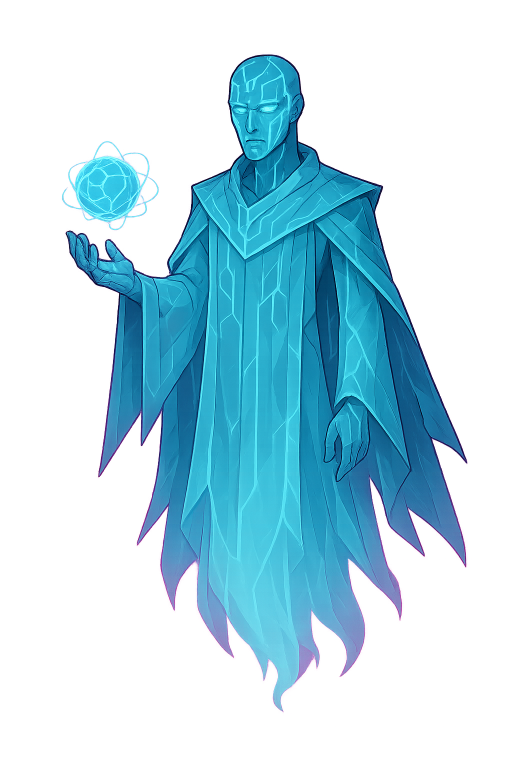
#> input picture art/production/bosses/raw/OpenAI Playground 2026-11-01 at 20.04.40 (1).png, 1024 x 1536 px, given in place of U-W01.jpg, which was not available (shown at 1/2 size); the run also reads 1 picture not shown here
$ python synthesize_remaining_key_items.py
#> lines starting #> are read from the running program, lines starting #| are printed output that depends on the picture; after the words box and inside, x2 and y2 are one past the last pixel; in counts of white or black regions, pixels touching at a corner belong together
### scripts/items/process_key_items.py
"""
Process and slice key RPG items for Ki Legends.
Converts raw generated item images (from white background) to transparent 128x128 RGBA WebP
and deploys them into public/game/items/<itemId>.webp.
"""
import os
import sys
from pathlib import Path
from PIL import Image, ImageFilter
import numpy as np

RAW_DIR = Path("art/production/items/raw")
MASTERS_DIR = Path("art/production/items/masters")
PUBLIC_ITEMS_DIR = Path("public/game/items")
QA_DIR = Path("art/production/items/qa")

def remove_white_background(img: Image.Image, threshold: int = 240) -> Image.Image:
    """
    Flood-fill corner matte and isolate item with clean alpha channel.
    Keeps interior highlights 100% opaque.
    """
    img = img.convert("RGBA")
    w, h = img.size
    arr = np.array(img)
    r, g, b = arr[:, :, 0], arr[:, :, 1], arr[:, :, 2]

    # White background detection: all channels high and low saturation
    max_c = np.maximum(np.maximum(r, g), b)
    min_c = np.minimum(np.minimum(r, g), b)
    sat = max_c - min_c
    is_white = (r > threshold) & (g > threshold) & (b > threshold) & (sat < 25)

    # Start boundary BFS mask
    bg_mask = np.zeros((h, w), dtype=bool)
    from collections import deque
    q = deque()

    for x in range(w):
        if is_white[0, x]:
            bg_mask[0, x] = True
            q.append((0, x))
        if is_white[h - 1, x]:
            bg_mask[h - 1, x] = True
            q.append((h - 1, x))
    for y in range(h):
        if is_white[y, 0]:
            bg_mask[y, 0] = True
            q.append((y, 0))
        if is_white[y, w - 1]:
            bg_mask[y, w - 1] = True
            q.append((y, w - 1))

    while q:
        cy, cx = q.popleft()
        for dy, dx in [(-1, 0), (1, 0), (0, -1), (0, 1)]:
            ny, nx = cy + dy, cx + dx
            if 0 <= ny < h and 0 <= nx < w and not bg_mask[ny, nx] and is_white[ny, nx]:
                bg_mask[ny, nx] = True
                q.append((ny, nx))

    # Invert to get foreground
    fg = ~bg_mask

    # Smooth edges with slight dilation of foreground
    fg_img = Image.fromarray((fg * 255).astype(np.uint8), mode="L")
    fg_smooth = fg_img.filter(ImageFilter.GaussianBlur(radius=0.7))
    alpha_arr = np.array(fg_smooth)

    arr[:, :, 3] = alpha_arr
    return Image.fromarray(arr, mode="RGBA")

def process_item_image(src_path: Path, item_id: str) -> bool:
    if not src_path.exists():
        print(f"Source not found: {src_path}")
        return False

    raw = Image.open(src_path)
    cut = remove_white_background(raw)

    # Crop to non-transparent bbox
    bbox = cut.getbbox()
    if not bbox:
        print(f"Warning: image is completely transparent: {src_path}")
        return False

    cropped = cut.crop(bbox)
    cw, ch = cropped.size

    # Fit inside 112x112 (leaving 8px margin in 128x128 canvas)
    target_canvas = 128
    safe_size = 110
    scale = min(safe_size / cw, safe_size / ch)
    new_w = max(1, int(round(cw * scale)))
    new_h = max(1, int(round(ch * scale)))

    resized = cropped.resize((new_w, new_h), Image.Resampling.LANCZOS)

    # Place on 128x128 RGBA canvas
    canvas = Image.new("RGBA", (target_canvas, target_canvas), (0, 0, 0, 0))
    paste_x = (target_canvas - new_w) // 2
    paste_y = (target_canvas - new_h) // 2
    canvas.paste(resized, (paste_x, paste_y), resized)

    # Save master 512x512
    MASTERS_DIR.mkdir(parents=True, exist_ok=True)
    master_canvas = Image.new("RGBA", (512, 512), (0, 0, 0, 0))
    m_scale = min(440 / cw, 440 / ch)
    mw, mh = int(round(cw * m_scale)), int(round(ch * m_scale))
    m_resized = cropped.resize((mw, mh), Image.Resampling.LANCZOS)
    master_canvas.paste(m_resized, ((512 - mw) // 2, (512 - mh) // 2), m_resized)
    master_canvas.save(MASTERS_DIR / f"{item_id}.png")

    # Save production client WebP
    PUBLIC_ITEMS_DIR.mkdir(parents=True, exist_ok=True)
    dest_path = PUBLIC_ITEMS_DIR / f"{item_id}.webp"
    canvas.save(dest_path, "WEBP", lossless=True)
    print(f"Saved {item_id} -> {dest_path} (128x128 WebP)")
    return True

# [8 lines that do not run on import are left out]

### scripts/items/synthesize_remaining_key_items.py
"""
Synthesize the remaining 8 key quest items (K-04, K-06, K-07, K-08, K-09, K-10, K-11, K-12)
using high-resolution elements, element grading, and stylistic variations
so that all 20 items have distinct, dedicated physical icons.
"""
import sys
from pathlib import Path
sys.path.insert(0, str(Path(__file__).resolve().parents[2]))

from PIL import Image
import numpy as np
from scripts.items.process_key_items import process_item_image

RAW_DIR = Path("art/production/items/raw")
MASTERS_DIR = Path("art/production/items/masters")
PUBLIC_DIR = Path("public/game/items")

def build_k04_pierwszy_ton():
    u1 = Image.open(RAW_DIR / "U-W01.jpg").convert("RGBA")
#> u1 is the input picture: PIL image 1024x1536 RGBA; mean R, G, B, A 143.4, 82.7, 153.6, 87.7
    arr = np.array(u1)
    arr[:, :, 0] = np.clip(arr[:, :, 0] * 0.85 + 20, 0, 255)
    arr[:, :, 1] = np.clip(arr[:, :, 1] * 1.15, 0, 255)
    arr[:, :, 2] = np.clip(arr[:, :, 2] * 0.7, 0, 255)
    img = Image.fromarray(arr, "RGBA")
    rot = img.rotate(25, resample=Image.Resampling.BICUBIC, expand=False, fillcolor=(255, 255, 255, 255))
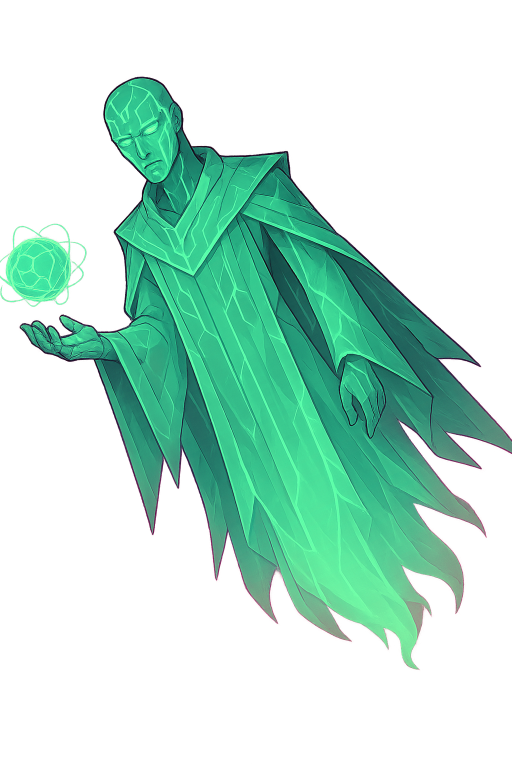
#> rot: PIL image 1024x1536 RGBA (shown at 1/2 size); mean R, G, B, A 64, 102.1, 87.9, 128.7; transparent parts drawn white
    rot.save(RAW_DIR / "K-04.png", "PNG")
    process_item_image(RAW_DIR / "K-04.png", "K-04")
#> in remove_white_background, `is_white = (r > threshold) & (g > threshold) & (b > threshold) & (sat ..`:
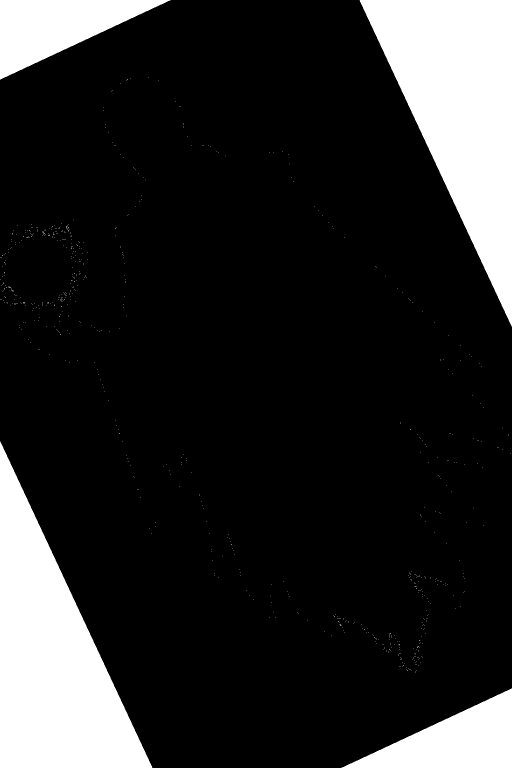
#> is_white: shape (1536, 1024) bool (shown at 1/2 size); 16.2% white; 688 white regions (684 under 20 px), largest, box (x1, y1, x2, y2) and area: (719, 0, 1024, 653) 99875, (0, 883, 305, 1536) 99875, (0, 0, 341, 159) 27228, (683, 1377, 1024, 1536) 27228
#> after the loop in remove_white_background, `for x in range(w):`: bg_mask: shape (1536, 1024) bool; 0.08% white in thin lines or dots
#> after the loop in remove_white_background, `for y in range(h):`:
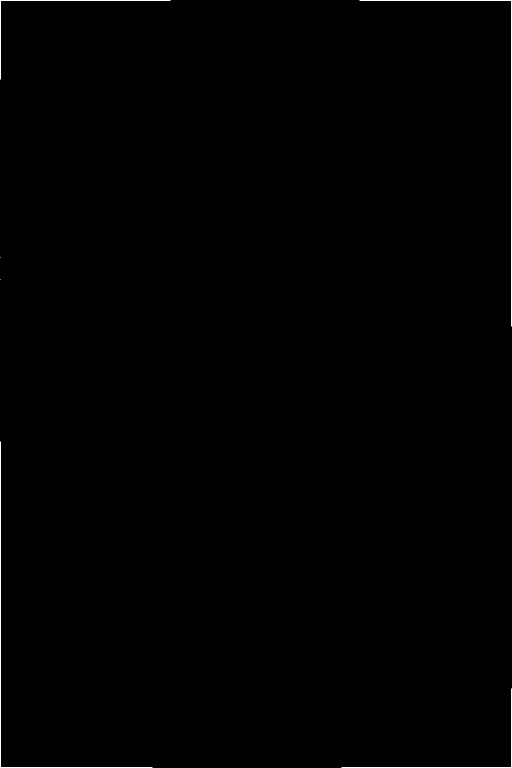
#> bg_mask: shape (1536, 1024) bool (shown at 1/2 size); 0.19% white in thin lines or dots
#> the loop in remove_white_background, `while q:` made 254212 passes
#> (cy, cx) on passes 1 to 3: (0, 0), (1535, 0), (0, 1)
#> after the loop in remove_white_background, `while q:`:
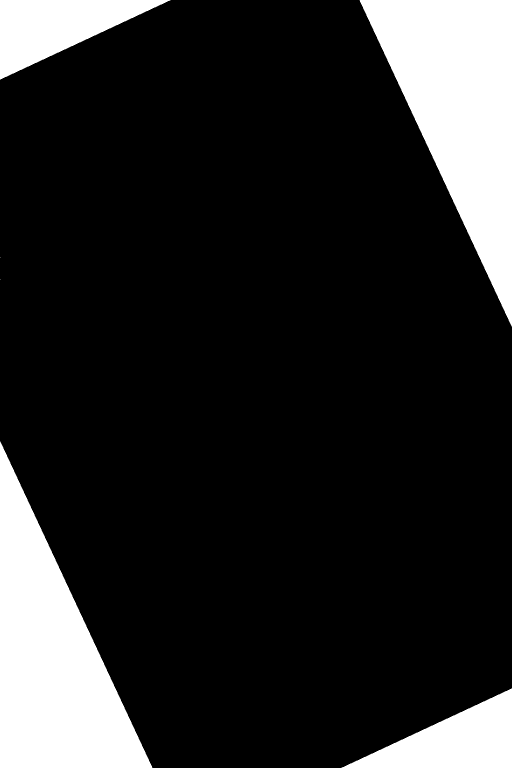
#> bg_mask: shape (1536, 1024) bool (shown at 1/2 size); 16.2% white; 6 white regions (2 under 20 px), largest, box (x1, y1, x2, y2) and area: (719, 0, 1024, 653) 99875, (0, 883, 305, 1536) 99875, (0, 0, 341, 159) 27228, (683, 1377, 1024, 1536) 27228
#> in remove_white_background, `fg_smooth = fg_img.filter(ImageFilter.GaussianBlur(radius=0.7))`:
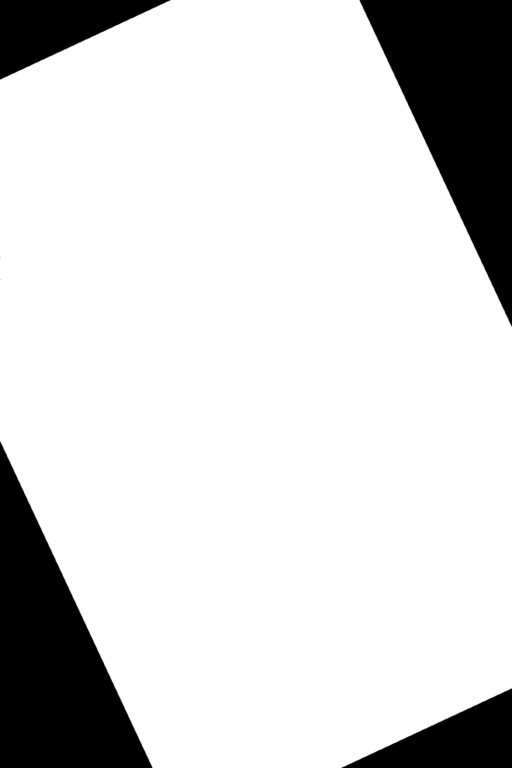
#> fg_smooth: PIL image 1024x1536 L (shown at 1/2 size); min 0, max 255, mean 213.8
#> in remove_white_background, `arr[:, :, 3] = alpha_arr`:
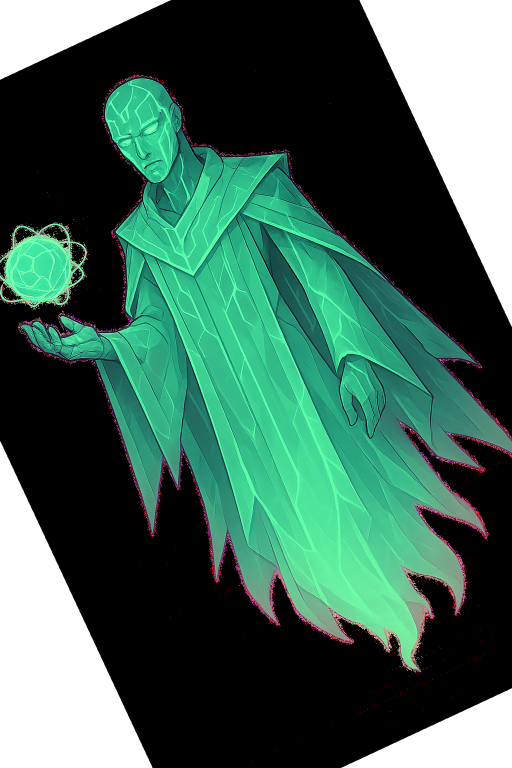
#> arr: shape (1536, 1024, 4) (shown at 1/2 size); mean R, G, B, A 64, 102.1, 87.9, 213.8; transparent parts drawn white
#> in process_item_image, `bbox = cut.getbbox()`: bbox = (0, 0, 1024, 1536)
#> in process_item_image, `canvas = Image.new("RGBA", (target_canvas, target_canvas), (0, 0, 0, 0))`: canvas: PIL image 128x128 RGBA; every value is 0
#> in process_item_image, `master_canvas = Image.new("RGBA", (512, 512), (0, 0, 0, 0))`: master_canvas: PIL image 512x512 RGBA; every value is 0
#> in process_item_image, `master_canvas.paste(m_resized, ((512 - mw) // 2, (512 - mh) // 2), m_r..`:
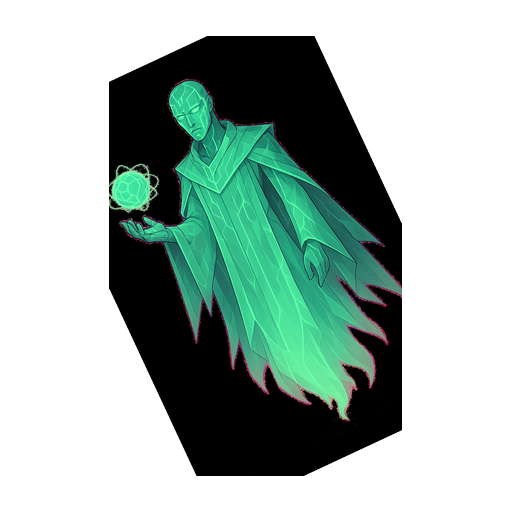
#> master_canvas: PIL image 512x512 RGBA; mean R, G, B, A 11.3, 30, 23, 105; transparent parts drawn white
    print("Built K-04 (Pierwszy ton)")

def build_k06_klucz_audytu():
#> (the run stopped early here; a loop or call above may not have finished)
